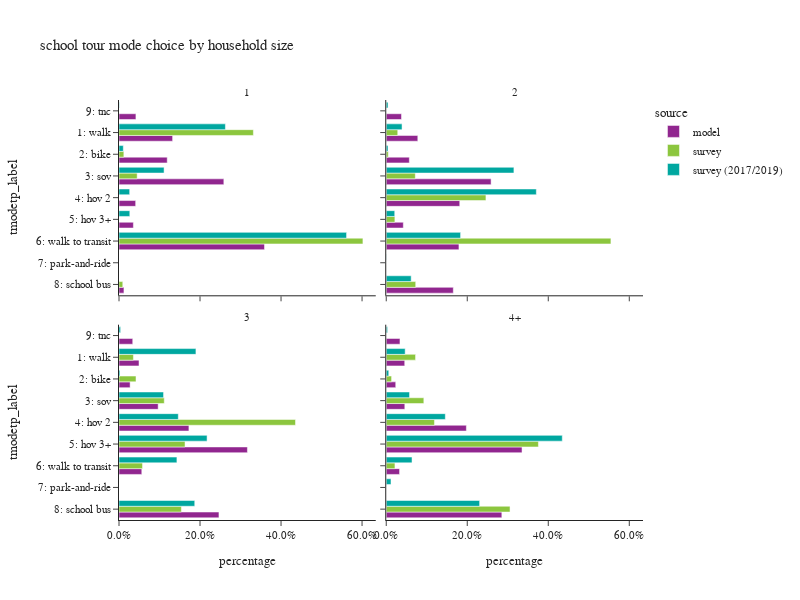

Notebook source saved alongside this figure:
### Code cell
plot_mode_choice(sc_tour,"hhsize_4+",
                 {"hhsize_4+":["1","2","3","4+"],
                  "tmodetp_label":["1: walk","2: bike","3: sov","4: hov 2","5: hov 3+","6: walk to transit",
                                   "7: park-and-ride","8: school bus","9: other–survey only"]},
                 "household size",2,600)

### Figure 1 — Plotly figure (JSON) as saved in the notebook; plotly's stock layout.template omitted (floating-point values rounded to 4 significant figures)
{"data": [{"alignmentgroup": "True", "customdata": [[1442], [1297], [2820], [448], [387], [3914], [133], [455]], "hovertemplate": "source=model<br>hhsize_4+=1<br>percentage=%{x}<br>tmodetp_label=%{y}<br>sample count=%{customdata[0]}<extra></extra>", "legendgroup": "model", "marker": {"color": "#91268F", "pattern": {"shape": ""}}, "name": "model", "offsetgroup": "model", "orientation": "h", "showlegend": true, "textposition": "auto", "type": "bar", "x": [0.1323, 0.119, 0.2588, 0.04112, 0.03552, 0.3592, 0.01221, 0.04176], "xaxis": "x3", "y": ["1: walk", "2: bike", "3: sov", "4: hov 2", "5: hov 3+", "6: walk to transit", "8: school bus", "9: tnc"], "yaxis": "y3"}, {"alignmentgroup": "True", "customdata": [[3894], [2848], [12936], [9069], [2107], [8969], [8274], [1882]], "hovertemplate": "source=model<br>hhsize_4+=2<br>percentage=%{x}<br>tmodetp_label=%{y}<br>sample count=%{customdata[0]}<extra></extra>", "legendgroup": "model", "marker": {"color": "#91268F", "pattern": {"shape": ""}}, "name": "model", "offsetgroup": "model", "orientation": "h", "showlegend": false, "textposition": "auto", "type": "bar", "x": [0.07791, 0.05698, 0.2588, 0.1815, 0.04216, 0.1795, 0.1655, 0.03766], "xaxis": "x4", "y": ["1: walk", "2: bike", "3: sov", "4: hov 2", "5: hov 3+", "6: walk to transit", "8: school bus", "9: tnc"], "yaxis": "y4"}, {"alignmentgroup": "True", "customdata": [[6503], [3611], [12726], [22718], [41728], [7406], [32480], [4466]], "hovertemplate": "source=model<br>hhsize_4+=3<br>percentage=%{x}<br>tmodetp_label=%{y}<br>sample count=%{customdata[0]}<extra></extra>", "legendgroup": "model", "marker": {"color": "#91268F", "pattern": {"shape": ""}}, "name": "model", "offsetgroup": "model", "orientation": "h", "showlegend": false, "textposition": "auto", "type": "bar", "x": [0.0494, 0.02743, 0.09667, 0.1726, 0.317, 0.05626, 0.2467, 0.03393], "xaxis": "x", "y": ["1: walk", "2: bike", "3: sov", "4: hov 2", "5: hov 3+", "6: walk to transit", "8: school bus", "9: tnc"], "yaxis": "y"}, {"alignmentgroup": "True", "customdata": [[24267], [12454], [24375], [105173], [178256], [17486], [151751], [18025]], "hovertemplate": "source=model<br>hhsize_4+=4+<br>percentage=%{x}<br>tmodetp_label=%{y}<br>sample count=%{customdata[0]}<extra></extra>", "legendgroup": "model", "marker": {"color": "#91268F", "pattern": {"shape": ""}}, "name": "model", "offsetgroup": "model", "orientation": "h", "showlegend": false, "textposition": "auto", "type": "bar", "x": [0.04563, 0.02342, 0.04584, 0.1978, 0.3352, 0.03288, 0.2854, 0.0339], "xaxis": "x2", "y": ["1: walk", "2: bike", "3: sov", "4: hov 2", "5: hov 3+", "6: walk to transit", "8: school bus", "9: tnc"], "yaxis": "y2"}, {"alignmentgroup": "True", "customdata": [[7], [1], [3], [9], [1]], "hovertemplate": "source=survey<br>hhsize_4+=1<br>percentage=%{x}<br>tmodetp_label=%{y}<br>sample count=%{customdata[0]}<extra></extra>", "legendgroup": "survey", "marker": {"color": "#8CC63E", "pattern": {"shape": ""}}, "name": "survey", "offsetgroup": "survey", "orientation": "h", "showlegend": true, "textposition": "auto", "type": "bar", "x": [0.3317, 0.01197, 0.04482, 0.6021, 0.009331], "xaxis": "x3", "y": ["1: walk", "2: bike", "3: sov", "6: walk to transit", "8: school bus"], "yaxis": "y3"}, {"alignmentgroup": "True", "customdata": [[4], [2], [8], [6], [2], [6], [5]], "hovertemplate": "source=survey<br>hhsize_4+=2<br>percentage=%{x}<br>tmodetp_label=%{y}<br>sample count=%{customdata[0]}<extra></extra>", "legendgroup": "survey", "marker": {"color": "#8CC63E", "pattern": {"shape": ""}}, "name": "survey", "offsetgroup": "survey", "orientation": "h", "showlegend": false, "textposition": "auto", "type": "bar", "x": [0.02839, 0.004995, 0.07175, 0.2461, 0.02136, 0.5547, 0.07275], "xaxis": "x4", "y": ["1: walk", "2: bike", "3: sov", "4: hov 2", "5: hov 3+", "6: walk to transit", "8: school bus"], "yaxis": "y4"}, {"alignmentgroup": "True", "customdata": [[17], [10], [10], [40], [34], [13], [29]], "hovertemplate": "source=survey<br>hhsize_4+=3<br>percentage=%{x}<br>tmodetp_label=%{y}<br>sample count=%{customdata[0]}<extra></extra>", "legendgroup": "survey", "marker": {"color": "#8CC63E", "pattern": {"shape": ""}}, "name": "survey", "offsetgroup": "survey", "orientation": "h", "showlegend": false, "textposition": "auto", "type": "bar", "x": [0.03556, 0.04198, 0.1117, 0.4357, 0.163, 0.05806, 0.154], "xaxis": "x", "y": ["1: walk", "2: bike", "3: sov", "4: hov 2", "5: hov 3+", "6: walk to transit", "8: school bus"], "yaxis": "y"}, {"alignmentgroup": "True", "customdata": [[34], [11], [21], [48], [157], [18], [116]], "hovertemplate": "source=survey<br>hhsize_4+=4+<br>percentage=%{x}<br>tmodetp_label=%{y}<br>sample count=%{customdata[0]}<extra></extra>", "legendgroup": "survey", "marker": {"color": "#8CC63E", "pattern": {"shape": ""}}, "name": "survey", "offsetgroup": "survey", "orientation": "h", "showlegend": false, "textposition": "auto", "type": "bar", "x": [0.07235, 0.01317, 0.0928, 0.119, 0.3756, 0.02147, 0.3056], "xaxis": "x2", "y": ["1: walk", "2: bike", "3: sov", "4: hov 2", "5: hov 3+", "6: walk to transit", "8: school bus"], "yaxis": "y2"}, {"alignmentgroup": "True", "customdata": [[18], [3], [12], [4], [2], [33], [1]], "hovertemplate": "source=survey (2017/2019)<br>hhsize_4+=1<br>percentage=%{x}<br>tmodetp_label=%{y}<br>sample count=%{customdata[0]}<extra></extra>", "legendgroup": "survey (2017/2019)", "marker": {"color": "#00A7A0", "pattern": {"shape": ""}}, "name": "survey (2017/2019)", "offsetgroup": "survey (2017/2019)", "orientation": "h", "showlegend": true, "textposition": "auto", "type": "bar", "x": [0.2627, 0.01061, 0.1113, 0.0263, 0.0267, 0.5618, 0.0007101], "xaxis": "x3", "y": ["1: walk", "2: bike", "3: sov", "4: hov 2", "5: hov 3+", "6: walk to transit", "9: tnc"], "yaxis": "y3"}, {"alignmentgroup": "True", "customdata": [[15], [5], [33], [33], [5], [62], [1], [8], [2]], "hovertemplate": "source=survey (2017/2019)<br>hhsize_4+=2<br>percentage=%{x}<br>tmodetp_label=%{y}<br>sample count=%{customdata[0]}<extra></extra>", "legendgroup": "survey (2017/2019)", "marker": {"color": "#00A7A0", "pattern": {"shape": ""}}, "name": "survey (2017/2019)", "offsetgroup": "survey (2017/2019)", "orientation": "h", "showlegend": false, "textposition": "auto", "type": "bar", "x": [0.03901, 0.004352, 0.3152, 0.3705, 0.02095, 0.1835, 0.0005352, 0.06154, 0.004385], "xaxis": "x4", "y": ["1: walk", "2: bike", "3: sov", "4: hov 2", "5: hov 3+", "6: walk to transit", "7: park-and-ride", "8: school bus", "9: tnc"], "yaxis": "y4"}, {"alignmentgroup": "True", "customdata": [[24], [7], [13], [86], [40], [48], [43], [3]], "hovertemplate": "source=survey (2017/2019)<br>hhsize_4+=3<br>percentage=%{x}<br>tmodetp_label=%{y}<br>sample count=%{customdata[0]}<extra></extra>", "legendgroup": "survey (2017/2019)", "marker": {"color": "#00A7A0", "pattern": {"shape": ""}}, "name": "survey (2017/2019)", "offsetgroup": "survey (2017/2019)", "orientation": "h", "showlegend": false, "textposition": "auto", "type": "bar", "x": [0.1899, 0.002448, 0.11, 0.1464, 0.2174, 0.143, 0.187, 0.003962], "xaxis": "x", "y": ["1: walk", "2: bike", "3: sov", "4: hov 2", "5: hov 3+", "6: walk to transit", "8: school bus", "9: tnc"], "yaxis": "y"}, {"alignmentgroup": "True", "customdata": [[52], [16], [22], [75], [263], [51], [1], [139], [2]], "hovertemplate": "source=survey (2017/2019)<br>hhsize_4+=4+<br>percentage=%{x}<br>tmodetp_label=%{y}<br>sample count=%{customdata[0]}<extra></extra>", "legendgroup": "survey (2017/2019)", "marker": {"color": "#00A7A0", "pattern": {"shape": ""}}, "name": "survey (2017/2019)", "offsetgroup": "survey (2017/2019)", "orientation": "h", "showlegend": false, "textposition": "auto", "type": "bar", "x": [0.04672, 0.006192, 0.05752, 0.1458, 0.4346, 0.06364, 0.01173, 0.2305, 0.003272], "xaxis": "x2", "y": ["1: walk", "2: bike", "3: sov", "4: hov 2", "5: hov 3+", "6: walk to transit", "7: park-and-ride", "8: school bus", "9: tnc"], "yaxis": "y2"}], "layout": {"annotations": [{"font": {}, "showarrow": false, "text": "3", "x": 0.245, "xanchor": "center", "xref": "paper", "y": 0.465, "yanchor": "bottom", "yref": "paper"}, {"font": {}, "showarrow": false, "text": "4+", "x": 0.755, "xanchor": "center", "xref": "paper", "y": 0.465, "yanchor": "bottom", "yref": "paper"}, {"font": {}, "showarrow": false, "text": "1", "x": 0.245, "xanchor": "center", "xref": "paper", "y": 1.0, "yanchor": "bottom", "yref": "paper"}, {"font": {}, "showarrow": false, "text": "2", "x": 0.755, "xanchor": "center", "xref": "paper", "y": 1.0, "yanchor": "bottom", "yref": "paper"}], "barmode": "group", "height": 600, "legend": {"title": {"text": "source"}, "tracegroupgap": 0}, "title": {"text": "school tour mode choice by household size"}, "width": 800, "xaxis": {"anchor": "y", "domain": [0.0, 0.49], "tickformat": ".1%", "title": {"text": "percentage"}}, "xaxis2": {"anchor": "y2", "domain": [0.51, 1.0], "matches": "x", "tickformat": ".1%", "title": {"text": "percentage"}}, "xaxis3": {"anchor": "y3", "domain": [0.0, 0.49], "matches": "x", "showticklabels": false, "tickformat": ".1%"}, "xaxis4": {"anchor": "y4", "domain": [0.51, 1.0], "matches": "x", "showticklabels": false, "tickformat": ".1%"}, "yaxis": {"anchor": "x", "categoryarray": ["9: other–survey only", "8: school bus", "7: park-and-ride", "6: walk to transit", "5: hov 3+", "4: hov 2", "3: sov", "2: bike", "1: walk"], "categoryorder": "array", "domain": [0.0, 0.465], "title": {"text": "tmodetp_label"}}, "yaxis2": {"anchor": "x2", "domain": [0.0, 0.465], "matches": "y", "showticklabels": false}, "yaxis3": {"anchor": "x3", "categoryarray": ["9: other–survey only", "8: school bus", "7: park-and-ride", "6: walk to transit", "5: hov 3+", "4: hov 2", "3: sov", "2: bike", "1: walk"], "categoryorder": "array", "domain": [0.535, 1.0], "matches": "y", "title": {"text": "tmodetp_label"}}, "yaxis4": {"anchor": "x4", "domain": [0.535, 1.0], "matches": "y", "showticklabels": false}}}
